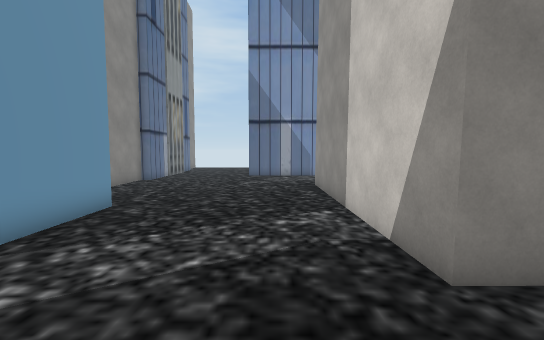
View 1 (above)

22 first-person views from a walk through a scene from a Unity 3-D project. The camera is 1.5 m above the floor, tilts 4° down and sees 90° across. The floor is counted in squares, 1 m on a side. Each view is taken from the middle of a square. On the plan, view 1 faces up. The plan holds only what a view shows up to about 14 squares ahead; the rest is blank. The place goes on beyond the plan. Some surface patterns are stand-ins.

View 2
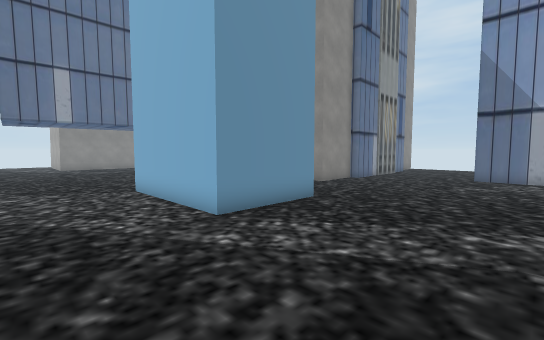

View 3
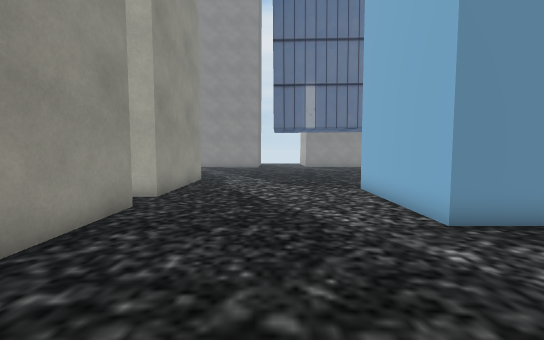

View 4
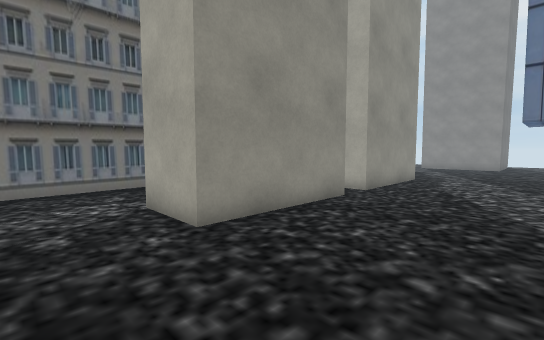

View 5
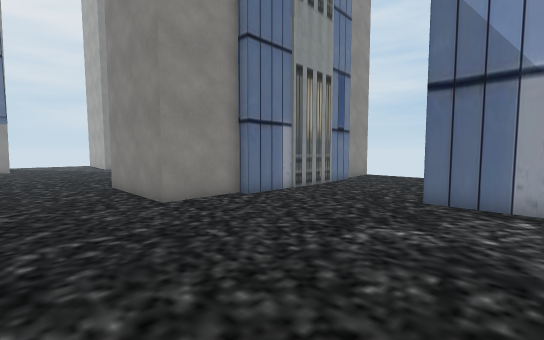

View 6
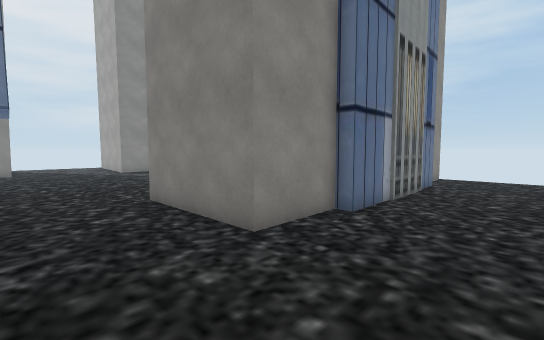

View 7
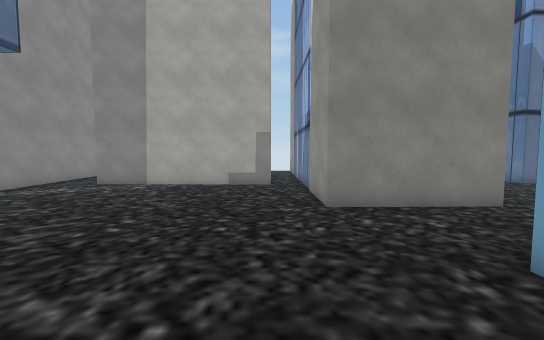

View 8
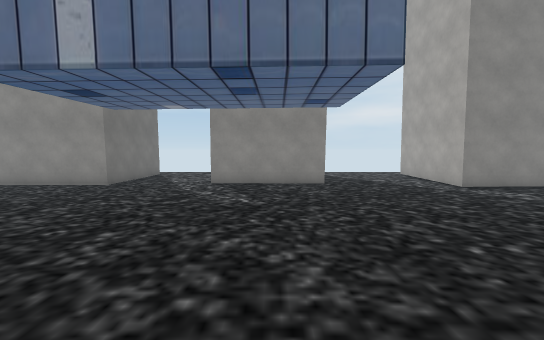

View 9
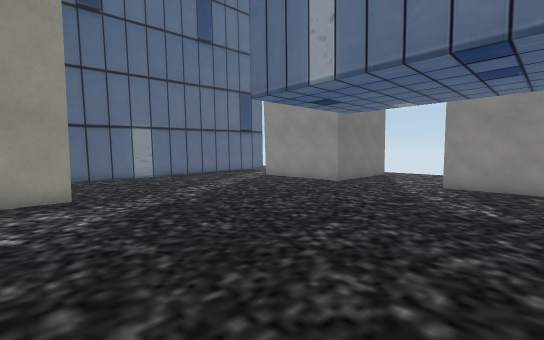

View 10
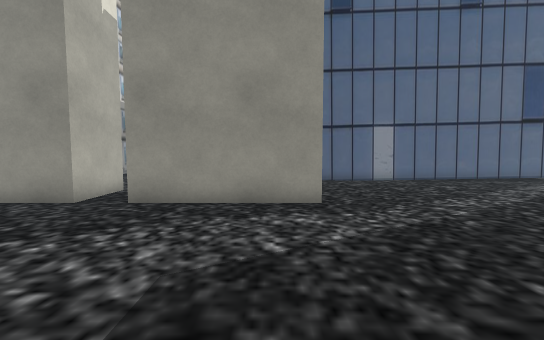

View 11
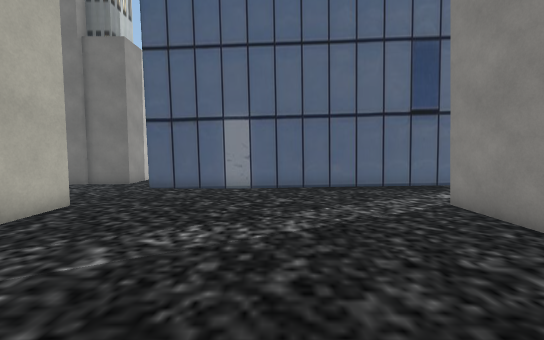

View 12
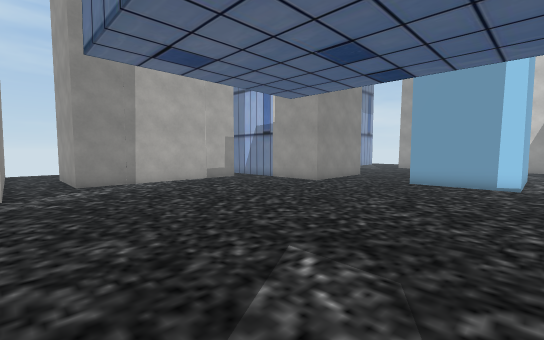

View 13
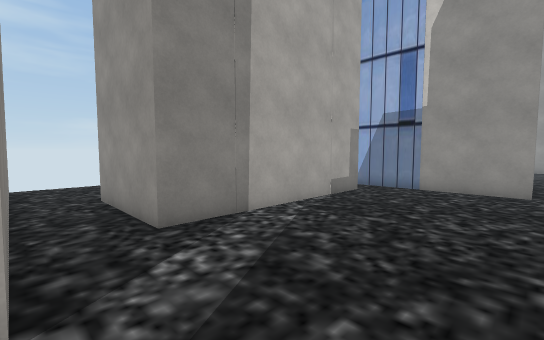

View 14
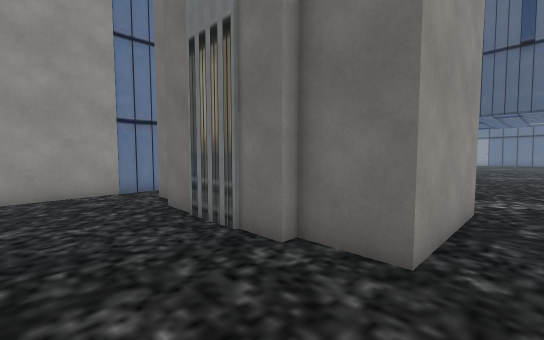

View 15
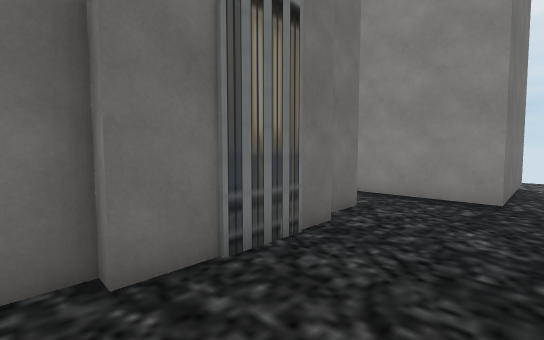

View 16
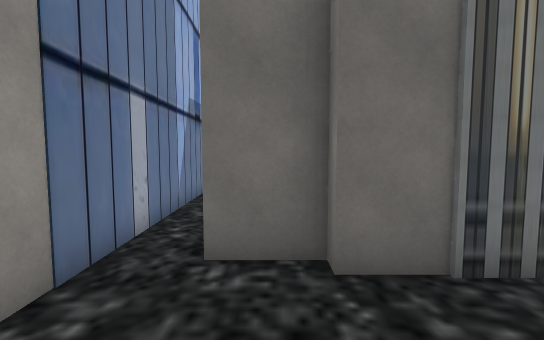

View 17
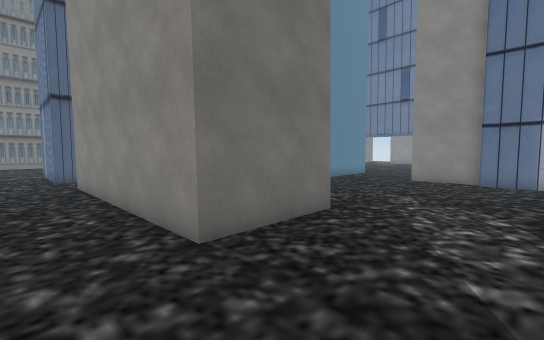

View 18
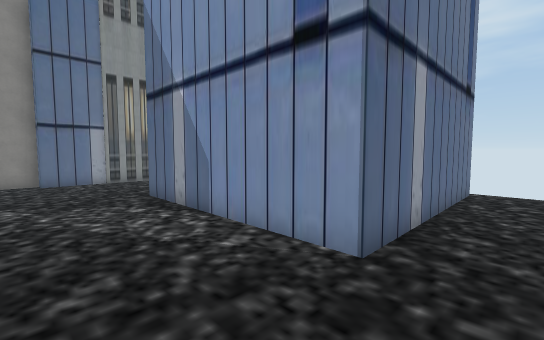

View 19
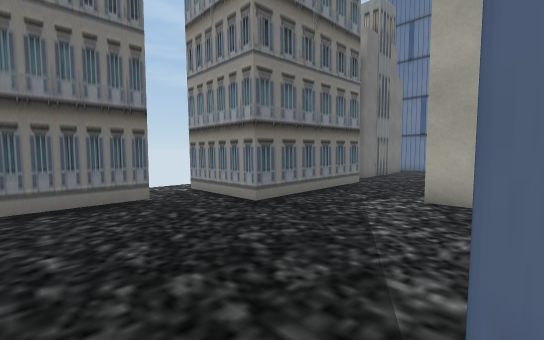

View 20
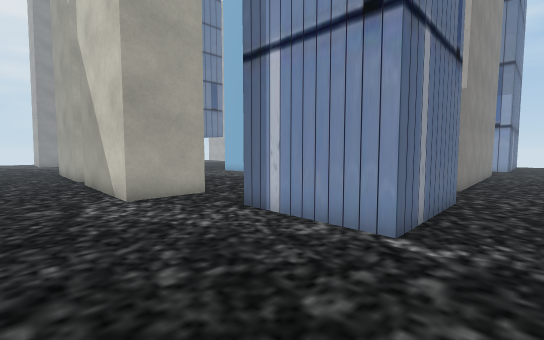

View 21
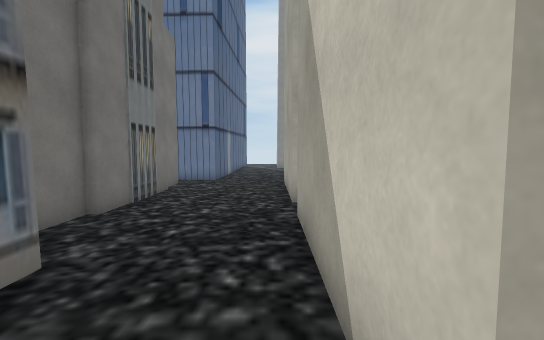

View 22
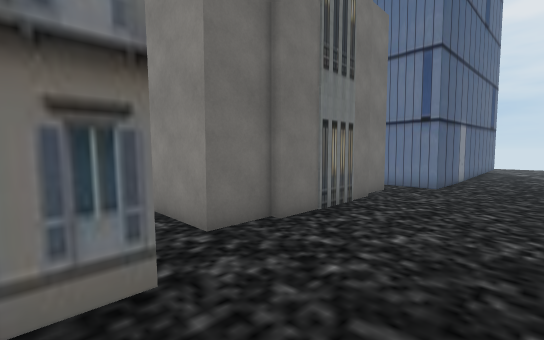

### Floor plan
Key: @ floor where view 1 was taken; # wall or solid block; . floor; B building.
Columns run from 24 left of view 1 to 8 right of it. Each row starts with its distance up from view 1.
 24 ............B    B....        #..
 23 BB..........B    B....        #..
 22  B...........B    ....        #..
 21  B...BBBBB..BB    B...        #..
 20  B.BBB   BBB.B    B....       #..
 19  B.B        .B    B....       #..
 18  B.B        .B    B....#      #..
 17  B.B        .B    B....########..
 16  B.BBBBBBBBB.B    B..............
 15  B...........B    B..............
 14 BB...........B   BB..............
 13 .............B   B...............
 12 .............B   B........BBBBB..
 11 .............BBBBB........B   B..
 10 ..........................B   B..
  9 ..........................B   B..
  8 B.........................B   B..
  7 B.............#     #.....B   B..
  6 B.............#     #.....B   B..
  5 B.............#     #.....B   B..
  4 B.............#######.....B   B..
  3 ..........................BB  B..
  2 ............................  ...
  1 ......................... .   ...
  0 ........................@.   ##..
 -1 B.........................    #..
 -2 B.........................    #..
 -3 B.........................    #..
 -4 B..........######.######..#####..
 -5 B..........######.######.........
 -6 B..........######.######.........
 -7 .................................
 -8 .................................
 -9 .................................
-10 BBBBBBBBBBB..........BBBBBBB.....
-11           B.BBBBBBB..      B.....
-12           B.BB     B.      B.####
-13             B      B.      B.
-14                    B       ..
-15                            ..

Where each view was taken, in squares from view 1:
view 1: 0 up, 0 right, facing up
view 2: 0 up, 1 right, facing up-left
view 3: 0 up, 1 right, facing left
view 4: 1 up, 2 right, facing down-left
view 5: 8 up, 1 right, facing up-left
view 6: 8 up, 3 left, facing up-left
view 7: 4 up, 13 left, facing up
view 8: 6 up, 12 left, facing left
view 9: 6 up, 12 left, facing down-left
view 10: 4 up, 12 left, facing down
view 11: 1 up, 19 left, facing down
view 12: 3 up, 23 left, facing up-right
view 13: 11 up, 23 left, facing up-right
view 14: 24 up, 22 left, facing down-right
view 15: 24 up, 14 left, facing down-left
view 16: 24 up, 14 left, facing down
view 17: 16 up, 8 right, facing down-left
view 18: 13 up, 8 right, facing up-left
view 19: 4 down, 8 right, facing down-left
view 20: 9 down, 8 right, facing up-left
view 21: 7 down, 0 right, facing left
view 22: 7 down, 2 left, facing down-left
